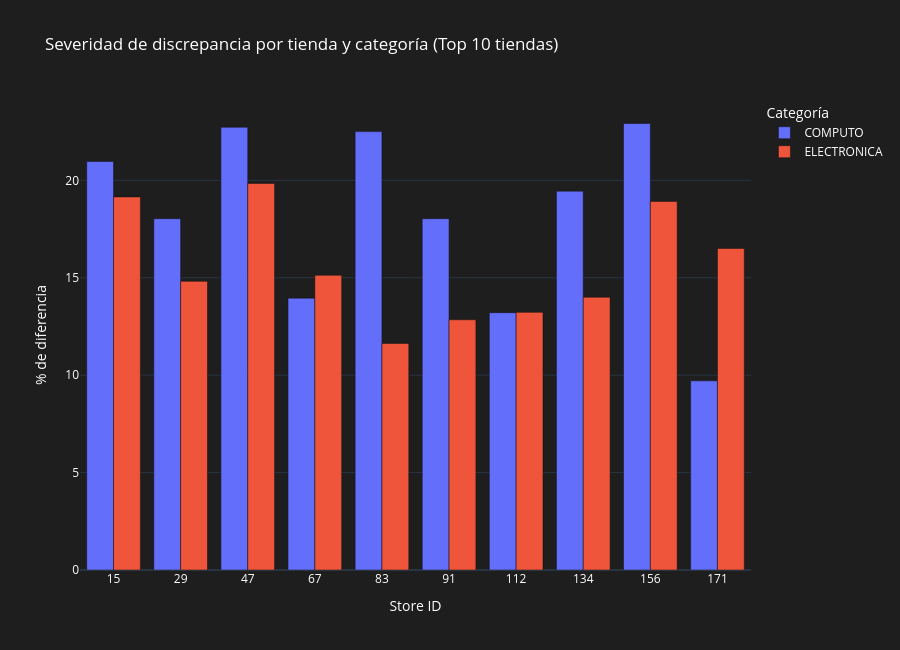

The code cell stored with this chart in its notebook:
### Code cell
top_severe_stores = severity_by_store.head(10)["store_id_dispatch"].tolist()

severity_focus = severity_by_store_category[
    severity_by_store_category["store_id_dispatch"].isin(top_severe_stores)
].copy()

severity_focus["store_id_dispatch"] = severity_focus["store_id_dispatch"].astype(str)

fig = px.bar(
    severity_focus,
    x="store_id_dispatch",
    y="pct_diff",
    color="category_sap_dispatch",
    barmode="group",
    title="Severidad de discrepancia por tienda y categoría (Top 10 tiendas)",
    labels={
        "store_id_dispatch": "Store ID",
        "pct_diff": "% de diferencia",
        "category_sap_dispatch": "Categoría"
    }
)

fig.update_layout(
    template="plotly_dark",
    plot_bgcolor="#1E1E1E",
    paper_bgcolor="#1E1E1E",
    font=dict(color="white"),
    height=650
)

fig.show()

### Figure 1 — Plotly figure (JSON) as saved in the notebook; plotly's stock layout.template omitted (floating-point values rounded to 4 significant figures)
{"data": [{"alignmentgroup": "True", "hovertemplate": "Categoría=COMPUTO<br>Store ID=%{x}<br>% de diferencia=%{y}<extra></extra>", "legendgroup": "COMPUTO", "marker": {"color": "#636efa", "pattern": {"shape": ""}}, "name": "COMPUTO", "offsetgroup": "COMPUTO", "orientation": "v", "showlegend": true, "textposition": "auto", "type": "bar", "x": ["15", "29", "47", "67", "83", "91", "112", "134", "156", "171"], "xaxis": "x", "y": [20.97, 18.03, 22.73, 13.95, 22.5, 18.03, 13.21, 19.44, 22.92, 9.709], "yaxis": "y"}, {"alignmentgroup": "True", "hovertemplate": "Categoría=ELECTRONICA<br>Store ID=%{x}<br>% de diferencia=%{y}<extra></extra>", "legendgroup": "ELECTRONICA", "marker": {"color": "#EF553B", "pattern": {"shape": ""}}, "name": "ELECTRONICA", "offsetgroup": "ELECTRONICA", "orientation": "v", "showlegend": true, "textposition": "auto", "type": "bar", "x": ["15", "29", "47", "67", "83", "91", "112", "134", "156", "171"], "xaxis": "x", "y": [19.15, 14.81, 19.84, 15.13, 11.63, 12.84, 13.22, 14.0, 18.92, 16.5], "yaxis": "y"}], "layout": {"barmode": "group", "font": {"color": "white"}, "height": 650, "legend": {"title": {"text": "Categoría"}, "tracegroupgap": 0}, "paper_bgcolor": "#1E1E1E", "plot_bgcolor": "#1E1E1E", "title": {"text": "Severidad de discrepancia por tienda y categoría (Top 10 tiendas)"}, "xaxis": {"anchor": "y", "domain": [0, 1], "title": {"text": "Store ID"}}, "yaxis": {"anchor": "x", "domain": [0, 1], "title": {"text": "% de diferencia"}}}}
